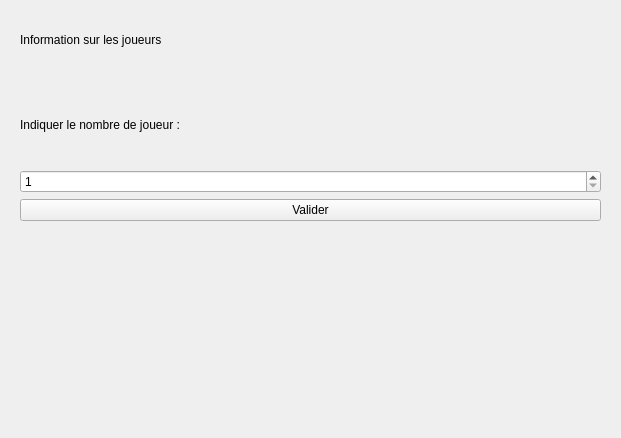
<?xml version="1.0" encoding="UTF-8"?>
<ui version="4.0">
 <class>init</class>
 <widget class="QWidget" name="init">
  <property name="geometry">
   <rect>
    <x>0</x>
    <y>0</y>
    <width>621</width>
    <height>438</height>
   </rect>
  </property>
  <property name="windowTitle">
   <string>Definir les paramètres du jeu</string>
  </property>
  <widget class="QWidget" name="gridLayoutWidget">
   <property name="geometry">
    <rect>
     <x>20</x>
     <y>0</y>
     <width>581</width>
     <height>221</height>
    </rect>
   </property>
   <layout class="QGridLayout" name="gridLayout">
    <item row="4" column="0">
     <widget class="QPushButton" name="ButtonValidate">
      <property name="text">
       <string>Valider</string>
      </property>
     </widget>
    </item>
    <item row="0" column="0">
     <widget class="QLabel" name="label">
      <property name="text">
       <string>Information sur les joueurs</string>
      </property>
     </widget>
    </item>
    <item row="3" column="0">
     <layout class="QVBoxLayout" name="layouteditname"/>
    </item>
    <item row="2" column="0">
     <widget class="QSpinBox" name="spinBoxNb">
      <property name="minimum">
       <number>1</number>
      </property>
      <property name="maximum">
       <number>4</number>
      </property>
     </widget>
    </item>
    <item row="1" column="0">
     <widget class="QLabel" name="label_2">
      <property name="text">
       <string>Indiquer le nombre de joueur :</string>
      </property>
     </widget>
    </item>
   </layout>
  </widget>
 </widget>
 <resources/>
 <connections/>
</ui>
